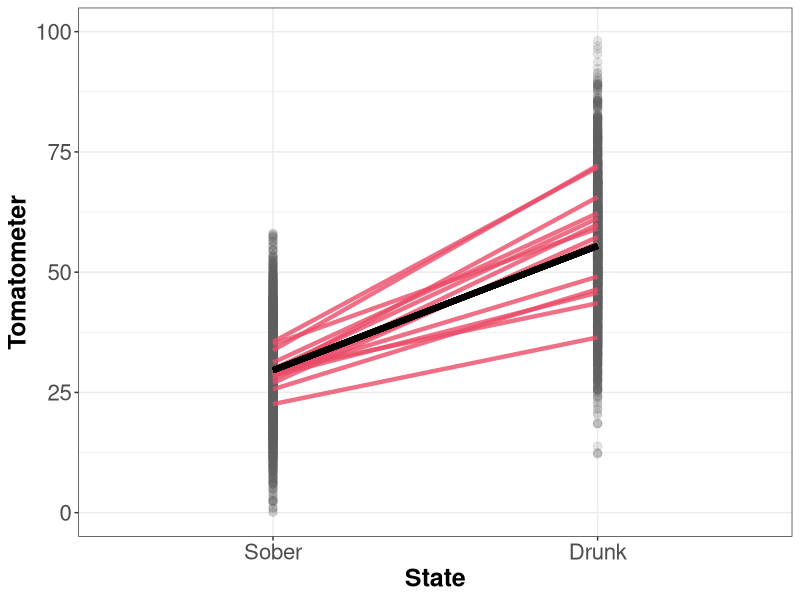
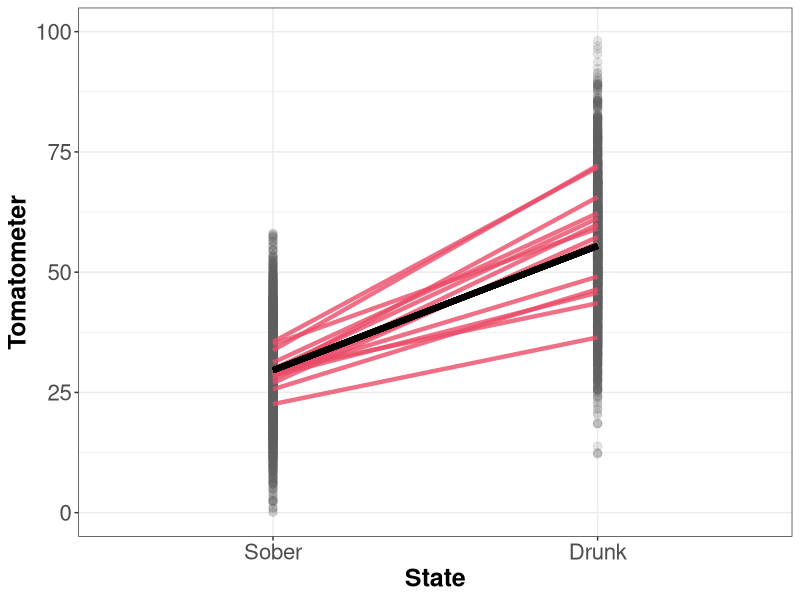

Here is the R script that generated these plots, in order:
# code from here: http://rstudio-pubs-static.s3.amazonaws.com/133409_8567e08df08d42a8977853e4f94ca005.html

require(lme4)
require(ggplot2)

form<-as.formula(c("~State+(State|ID) + (State|Movie)"))

set.seed(113)
# number of individuals
N.ind<-200
N.obs<-30
Movies <- 15
simdat <-data.frame(ID = factor(rep(1:N.ind,each = N.obs)),
                    Movie = factor(rep(paste0("M", 1:Movies), N.ind*2)),
                    State = factor(rep(c("Sober", "Drunk"), each=Movies,
                                       times = N.ind), levels = c("Sober", "Drunk")))

beta<-c(30, 26)
names(beta)<-c("(Intercept)", "StateDrunk")


# Subject random variance
V.ind0 <- 22
V.inde <- 45

# Movie random variance
V.m.0 <- 25
V.m.e <- 32

# Error variance  
V.err0 <- 52

# Covariances
COVind0.ind1e <- 0.023 * sqrt(V.ind0*V.inde)
COVm0.m1e <- 0.058 * sqrt(V.m.0 * V.m.e)

vcov1<-matrix(c(V.ind0,COVind0.ind1e,
                COVind0.ind1e,V.inde), 2, 2)

vcov2<-matrix(c(V.m.0, COVm0.m1e,
                COVm0.m1e, V.m.e), 2, 2)

theta<-c((chol(vcov1)/sqrt(V.err0))[1,1],
         (chol(vcov1)/sqrt(V.err0))[1,2],
         (chol(vcov1)/sqrt(V.err0))[2,2],
         (chol(vcov2)/sqrt(V.err0))[1,1],
         (chol(vcov2)/sqrt(V.err0))[1,2],
         (chol(vcov2)/sqrt(V.err0))[2,2])
names(theta)<-c("ID.(Intercept)","ID.StateDrunk.(Intercept)","ID.StateDrunk",
                "Movie.(Intercept)","Movie.StateDrunk.(Intercept)","Movie.StateDrunk")




set.seed(25)
response <- simulate(form, newdata = simdat, family = gaussian,
                     newparams = list(theta = theta, beta = beta,
                                      sigma = sqrt(V.err0)))
simdat$Tomatometer <- as.vector(response[,1])

# write_csv(simdat, "_sessions/MixedModels/Tomatometer_dat.csv")
# saveRDS(simdat, "_sessions/MixedModels/Tomatometer_dat.RDS")

model1<-lmer(Tomatometer ~ State + (State|ID) + (State|Movie), data=simdat)
summary(model1)

m_line <- fixef(model1)

# visualize model fit
fittednorms<-ranef(model1)$ID[,1:2]
fittednorms[,1]<-fittednorms[,1]+getME(model1,"beta")[1]
fittednorms[,2]<-fittednorms[,2]+getME(model1,"beta")[2]
colnames(fittednorms)<-c("intercept","slope")

set.seed(25)
rand10<-sample(1:N.ind, 15, replace = FALSE)

plot1<-ggplot(simdat,aes(State, Tomatometer))+
  geom_point(colour= "#606061", alpha = .15, size = 2.5)+
  # geom_segment(aes(x = 1, y = intercept,xend=2, yend=intercept+slope ),
  #              data=fittednorms,colour = "gray85", size = 1)+
  geom_segment(aes(x = 1, y = intercept,xend=2, yend=intercept+slope ),
               data=fittednorms[rand10,],colour = "#EA4B68", size = 1.5,
               alpha = .8)+
  geom_segment(aes(x = 1, y = m_line[1], xend = 2, yend = sum(m_line)),
               data=fittednorms[rand10,],colour = "black", size = 2,
               alpha = 1)+
  theme(axis.title.x=element_text(vjust=-1),axis.title.y=element_text(vjust=1)) +
  theme_bw() +
  ylim(0, 100) +
  theme(
    strip.text = element_text(size = 12, face = "bold"),
    axis.text = element_text(size = 16),
    axis.title = element_text(size = 18,face = "bold")
  )

plot1

ggsave("_sessions/MixedModels/image/MEM_example.png", width = 8,
       height = 5, device = "png", dpi = 600)
